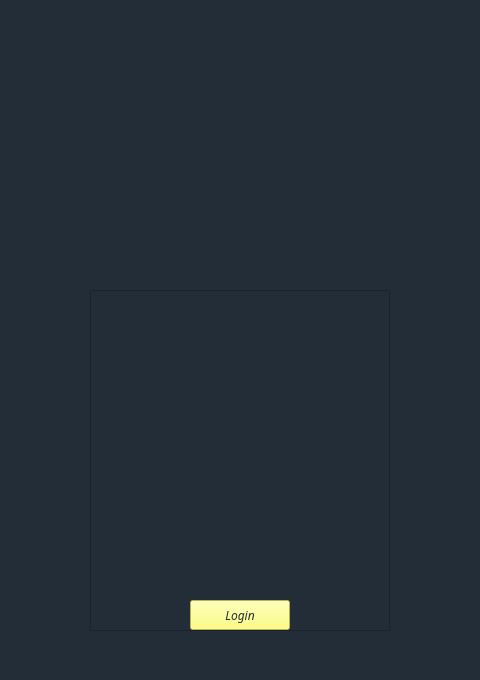
<?xml version="1.0" encoding="UTF-8"?>
<ui version="4.0">
 <class>BotH51</class>
 <widget class="QMainWindow" name="BotH51">
  <property name="geometry">
   <rect>
    <x>0</x>
    <y>0</y>
    <width>480</width>
    <height>680</height>
   </rect>
  </property>
  <property name="minimumSize">
   <size>
    <width>480</width>
    <height>680</height>
   </size>
  </property>
  <property name="maximumSize">
   <size>
    <width>480</width>
    <height>680</height>
   </size>
  </property>
  <property name="windowTitle">
   <string>BotH51</string>
  </property>
  <property name="windowIcon">
   <iconset resource="logonologin.qrc">
    <normaloff>:/logodescarte/1.png</normaloff>:/logodescarte/1.png</iconset>
  </property>
  <property name="styleSheet">
   <string notr="true">QWidget {
	background-color: rgb(35,45,55);

}</string>
  </property>
  <property name="toolButtonStyle">
   <enum>Qt::ToolButtonIconOnly</enum>
  </property>
  <widget class="QWidget" name="janelaLogin">
   <widget class="QFrame" name="frameignore">
    <property name="geometry">
     <rect>
      <x>115</x>
      <y>100</y>
      <width>260</width>
      <height>180</height>
     </rect>
    </property>
    <property name="styleSheet">
     <string notr="true">background-image: url(:/logo1/Untitled-1.png);
border: none;
background-repeat: no-repeat;
background-position: center;</string>
    </property>
    <property name="frameShape">
     <enum>QFrame::StyledPanel</enum>
    </property>
    <property name="frameShadow">
     <enum>QFrame::Raised</enum>
    </property>
   </widget>
   <widget class="QFrame" name="frameLogin">
    <property name="geometry">
     <rect>
      <x>100</x>
      <y>340</y>
      <width>281</width>
      <height>181</height>
     </rect>
    </property>
    <property name="frameShape">
     <enum>QFrame::StyledPanel</enum>
    </property>
    <property name="frameShadow">
     <enum>QFrame::Raised</enum>
    </property>
    <widget class="QPushButton" name="buttonQrcode">
     <property name="geometry">
      <rect>
       <x>210</x>
       <y>131</y>
       <width>70</width>
       <height>35</height>
      </rect>
     </property>
     <property name="font">
      <font>
       <family>Cocogoose Pro</family>
       <pointsize>10</pointsize>
       <weight>50</weight>
       <italic>true</italic>
       <bold>false</bold>
      </font>
     </property>
     <property name="cursor">
      <cursorShape>PointingHandCursor</cursorShape>
     </property>
     <property name="styleSheet">
      <string notr="true">background-color: rgb(255, 255, 100);
color: rgb(35,45,55);</string>
     </property>
     <property name="text">
      <string>Grupo</string>
     </property>
    </widget>
    <widget class="QLineEdit" name="lineUsuario">
     <property name="geometry">
      <rect>
       <x>0</x>
       <y>10</y>
       <width>280</width>
       <height>50</height>
      </rect>
     </property>
     <property name="font">
      <font>
       <family>Cocogoose Pro</family>
       <pointsize>12</pointsize>
       <weight>50</weight>
       <italic>true</italic>
       <bold>false</bold>
      </font>
     </property>
     <property name="styleSheet">
      <string notr="true">QLineEdit {
	background-color: rgb(230,245,245);
	padding: 10px;
	color: rgb(35,45,55);
}
QLineEdit:hover {
	background-color: rgb(255,255,100);
	border: 3px solid rgb(255,255,100);
	padding: 10px;
	color: rgb(35,45,55);
}
</string>
     </property>
     <property name="inputMask">
      <string/>
     </property>
     <property name="text">
      <string/>
     </property>
     <property name="placeholderText">
      <string>Usuário</string>
     </property>
    </widget>
    <widget class="QCheckBox" name="salvarlogin">
     <property name="geometry">
      <rect>
       <x>0</x>
       <y>130</y>
       <width>61</width>
       <height>31</height>
      </rect>
     </property>
     <property name="font">
      <font>
       <pointsize>10</pointsize>
      </font>
     </property>
     <property name="cursor">
      <cursorShape>PointingHandCursor</cursorShape>
     </property>
     <property name="styleSheet">
      <string notr="true">QCheckBox:hover {
	color: rgb(255, 255, 100);
}
QCheckBox {
	color: rgb(213,240,237);
}
</string>
     </property>
     <property name="text">
      <string>Salvar</string>
     </property>
    </widget>
    <widget class="QPushButton" name="buttonEntrar">
     <property name="geometry">
      <rect>
       <x>70</x>
       <y>131</y>
       <width>131</width>
       <height>35</height>
      </rect>
     </property>
     <property name="font">
      <font>
       <family>Cocogoose Pro</family>
       <pointsize>10</pointsize>
       <weight>50</weight>
       <italic>true</italic>
       <bold>false</bold>
      </font>
     </property>
     <property name="cursor">
      <cursorShape>PointingHandCursor</cursorShape>
     </property>
     <property name="styleSheet">
      <string notr="true">background-color: rgb(255, 255, 100);
color: rgb(35,45,55);</string>
     </property>
     <property name="text">
      <string>Entrar</string>
     </property>
     <property name="shortcut">
      <string>Return</string>
     </property>
    </widget>
    <widget class="QLineEdit" name="lineSenha">
     <property name="geometry">
      <rect>
       <x>0</x>
       <y>70</y>
       <width>280</width>
       <height>50</height>
      </rect>
     </property>
     <property name="font">
      <font>
       <family>Cocogoose Pro</family>
       <pointsize>12</pointsize>
       <weight>50</weight>
       <italic>true</italic>
       <bold>false</bold>
      </font>
     </property>
     <property name="styleSheet">
      <string notr="true">QLineEdit {
	background-color: rgb(230,245,245);
	padding: 10px;
	color: rgb(35,45,55);
}
QLineEdit:hover {
	background-color: rgb(255,255,100);
	border: 3px solid rgb(255,255,100);
	padding: 10px;
	color: rgb(35,45,55);
}
</string>
     </property>
     <property name="inputMask">
      <string/>
     </property>
     <property name="text">
      <string/>
     </property>
     <property name="placeholderText">
      <string>Senha</string>
     </property>
    </widget>
   </widget>
   <widget class="QFrame" name="frameGrupo">
    <property name="geometry">
     <rect>
      <x>90</x>
      <y>290</y>
      <width>300</width>
      <height>341</height>
     </rect>
    </property>
    <property name="styleSheet">
     <string notr="true">background-image: url(:/qrcode/qrcode.png);
background-repeat: no repeat</string>
    </property>
    <property name="frameShape">
     <enum>QFrame::StyledPanel</enum>
    </property>
    <property name="frameShadow">
     <enum>QFrame::Raised</enum>
    </property>
    <widget class="QPushButton" name="pushButton">
     <property name="geometry">
      <rect>
       <x>100</x>
       <y>310</y>
       <width>100</width>
       <height>30</height>
      </rect>
     </property>
     <property name="font">
      <font>
       <family>Cocogoose Pro</family>
       <pointsize>9</pointsize>
       <italic>true</italic>
      </font>
     </property>
     <property name="cursor">
      <cursorShape>PointingHandCursor</cursorShape>
     </property>
     <property name="styleSheet">
      <string notr="true">background-color: rgb(255, 255, 100);
color: rgb(35,45,55)</string>
     </property>
     <property name="text">
      <string>Login</string>
     </property>
    </widget>
   </widget>
  </widget>
 </widget>
 <resources>
  <include location="logonologin.qrc"/>
 </resources>
 <connections/>
</ui>
